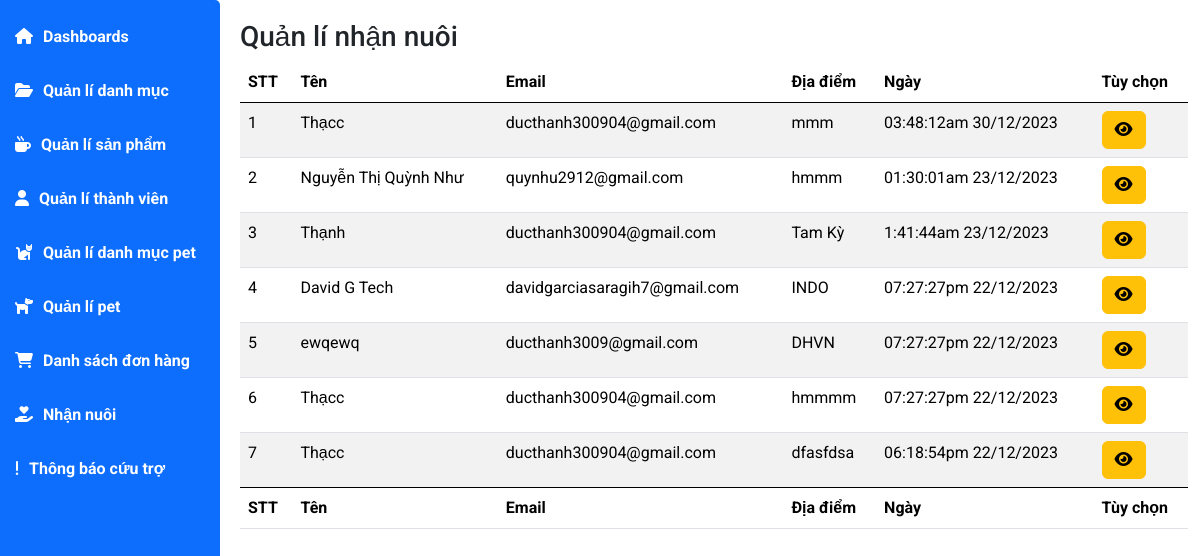
/admin/index.php?act=rescue, run on the app's committed database.
### tables this page shows
CREATE TABLE `tbl_report` (
  `id_RP` int(11) NOT NULL,
  `name` varchar(255) NOT NULL,
  `mail` varchar(255) NOT NULL,
  `location` text NOT NULL,
  `noidung` text NOT NULL,
  `latitude` text NOT NULL,
  `longitude` text NOT NULL,
  `ngayRP` text NOT NULL
);

### model/pdo.php (called while the page is built, shortened)
<?php
function pdo_get_connection(){
    $dburl = "mysql:host=localhost;dbname=dacs2;charset=utf8";
    $username = 'root';
    $password = '';
    $conn = new PDO($dburl, $username, $password);
    $conn->setAttribute(PDO::ATTR_ERRMODE, PDO::ERRMODE_EXCEPTION);
    return $conn;
}
function pdo_query($sql){
    $sql_args = array_slice(func_get_args(), 1);
    try{
        $conn = pdo_get_connection();
        $stmt = $conn->prepare($sql);
        $stmt->execute($sql_args);
        $rows = $stmt->fetchAll();
        return $rows;
    }
    catch(PDOException $e){
        throw $e;
    }
    finally{
        unset($conn);
    }
}

### model/binhluan.php (called while the page is built, shortened)
<?php
function loadall_rescue(){
    $sql="SELECT * FROM tbl_report  ORDER BY id_RP DESC";
    $listbl=pdo_query($sql);
    return $listbl;
}
?>

### admin/view/rescue/list.php (the view, shortened to what this page needs)
<div class="main-content">
                <h3 class="title-page">
                    Quản lí nhận nuôi
                </h3>
                <table id="example" class="table table-striped" style="width:100%">
                    <thead>
                        <tr>
                            <th>STT</th>
                            <th>Tên</th>
                            <th>Email</th>
                            <th>Địa điểm</th>
                            <th>Ngày</th>
                            <th>Tùy chọn</th>
                        </tr>
                    </thead>
                    <tbody>
                        <?php
                            $i=1;
                            foreach ($listrescue as $rescue) {
                                extract($rescue);
                                $chitiet="index.php?act=rescue_detail&idrescue=".$id_RP;
                                echo '<tr>
                                        <td>'.$i.' </td>
                                        <td>'.$name.'</td>
                                        <td>'.$mail.'</td>
                                        <td>'.$location.'</td>
                                        <td>'.$ngayRP.'</td>
                                        <td>
                                            <a href="'.$chitiet.'" class="btn btn-warning"><i
                                                    class="fa-solid fa-eye"></i></a>
                                        </td>
                                    </tr>';
                                $i++;
                            }
                        ?>
                    </tbody>
                    <tfoot>
                        <tr>
                            <th>STT</th>
                            <th>Tên</th>
                            <th>Email</th>
                            <th>Địa điểm</th>
                            <th>Ngày</th>
                            <th>Tùy chọn</th>
                        </tr>
                    </tfoot>
                </table>
            </div>
        </div>
    </div>

### admin/view/assets/css/main.css (style rules this page uses)
* { padding: 0; margin: 0; box-sizing: border-box; font-family: 'Roboto', sans-serif; }
body { background-color: #e6e6e6; }
.main-content { padding-left: 240px; padding-bottom: 20px; }
.main-content .title-page { padding-top: 20px; }

### data on the page
tbl_report: name "Thạcc", mail "ducthanh300904@gmail.com", location "mmm", ngayRP "03:48:12am 30/12/2023"
tbl_report: name "Nguyễn Thị Quỳnh Như", mail "quynhu2912@gmail.com", location "hmmm", ngayRP "01:30:01am 23/12/2023"
tbl_report: name "Thạnh", mail "ducthanh300904@gmail.com", location "Tam Kỳ", ngayRP "1:41:44am 23/12/2023"
tbl_report: name "David G Tech", mail "davidgarciasaragih7@gmail.com", location "INDO", ngayRP "07:27:27pm 22/12/2023"
tbl_report: name "ewqewq", mail "ducthanh3009@gmail.com", location "DHVN", ngayRP "07:27:27pm 22/12/2023"
tbl_report: name "Thạcc", mail "ducthanh300904@gmail.com", location "hmmmm", ngayRP "07:27:27pm 22/12/2023"
tbl_report: name "Thạcc", mail "ducthanh300904@gmail.com", location "dfasfdsa", ngayRP "06:18:54pm 22/12/2023"
